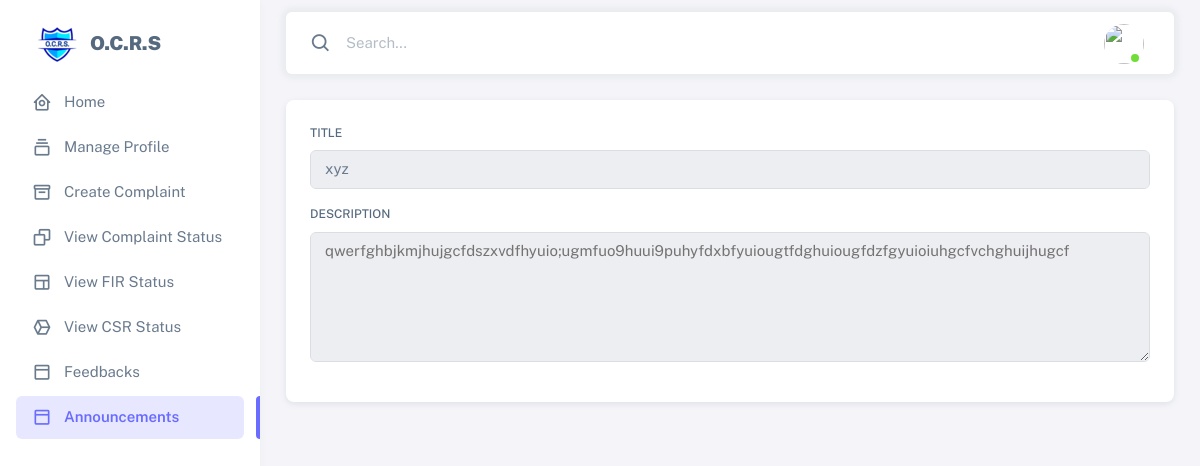
The app's page /user_announcement/1/ with its own data.
### complaints/models.py (models this page shows, shortened)
class announcements(models.Model):
    announcement_id = models.AutoField(primary_key=True,unique=True)
    title = models.CharField(max_length=50,blank=False,null=False)
    description = models.TextField(max_length=5000,blank=False,null=False)
    image = models.ImageField(null=True, blank=True, upload_to="announcements images/")
    created_at = models.DateTimeField(default=timezone.now, null=True, blank=True)
    updated_at = models.DateTimeField(auto_now=True,null=True,blank=True)
    class Meta:
        verbose_name_plural = "announcements"

### ocrs/views.py (the view)
# urls.py: path('user_announcement/<int:id>/', views.user_announcement, name='user_announcement'),
def user_announcement(request, id):
    temp_announcement = announcements.objects.get(announcement_id=id)
    has_image = temp_announcement.image
    context = {
        'announcement': temp_announcement,
        'announcement_id': temp_announcement.announcement_id,
        'has_image': has_image
    }
    return render(request, 'user_announcement.html', context)

### templates/user_announcement.html (shortened to what this page needs)
{% extends 'user_sidebar.html' %}
{% block user_announcement %}
<div class="row">
    <div class="col-xl">
        <div class="card mb-4">
            <div class="card-body">
                <form action="" method="POST" enctype="multipart/form-data">
                    <div class="mb-3">
                        <label class="form-label" for="basic-default-fullname">Title</label>
                        <input type="text" name="name" value="{{announcement.title}}"
                            placeholder="{{announcement.title}}" class="form-control white-placeholder"
                            id="basic-default-fullname" readonly />
                    </div>
                    <div class="mb-3">
                        <label for="address" class="form-label">Description </label>
                        <textarea name="address" id="address" class="white-placeholder form-control" readonly cols="40"
                            rows="5" value="{{announcement.description}}"
                            placeholder="{{announcement.description}}"></textarea>
                    </div>
                </form>
            </div>
        </div>
    </div>
</div>
</div>
{% endblock %}

### templates/user_announcement.html (style rules this page uses)
.white-placeholder::placeholder { color: rgb(116, 114, 114); }

### records on screen
announcements: name "xyz", address "qwerfghbjkmjhujgcfdszxvdfhyuio;ugmfuo9huui9puhyfdxbfyuiougtfdghuiougfdzfgyuioiuhgcfvchghuijhugcf"
